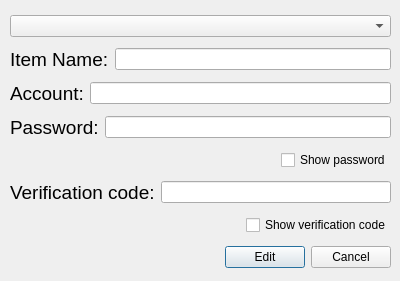
<?xml version="1.0" encoding="UTF-8"?>
<ui version="4.0">
 <class>Dialog_EOP</class>
 <widget class="QDialog" name="Dialog_EOP">
  <property name="geometry">
   <rect>
    <x>0</x>
    <y>0</y>
    <width>400</width>
    <height>281</height>
   </rect>
  </property>
  <property name="windowTitle">
   <string>Dialog</string>
  </property>
  <widget class="QWidget" name="layoutWidget">
   <property name="geometry">
    <rect>
     <x>10</x>
     <y>10</y>
     <width>381</width>
     <height>266</height>
    </rect>
   </property>
   <layout class="QVBoxLayout" name="verticalLayout">
    <item>
     <widget class="Click_ComboBox" name="comboBox"/>
    </item>
    <item>
     <layout class="QHBoxLayout" name="horizontalLayout_8">
      <item>
       <widget class="QLabel" name="label_5">
        <property name="text">
         <string>&lt;html&gt;&lt;head/&gt;&lt;body&gt;&lt;p&gt;&lt;span style=&quot; font-size:14pt;&quot;&gt;Item Name:&lt;/span&gt;&lt;/p&gt;&lt;/body&gt;&lt;/html&gt;</string>
        </property>
       </widget>
      </item>
      <item>
       <widget class="QLineEdit" name="lineEdit_5"/>
      </item>
     </layout>
    </item>
    <item>
     <layout class="QHBoxLayout" name="horizontalLayout_4">
      <item>
       <widget class="QLabel" name="label_3">
        <property name="text">
         <string>&lt;html&gt;&lt;head/&gt;&lt;body&gt;&lt;p&gt;&lt;span style=&quot; font-size:14pt;&quot;&gt;Account:&lt;/span&gt;&lt;/p&gt;&lt;/body&gt;&lt;/html&gt;</string>
        </property>
       </widget>
      </item>
      <item>
       <widget class="QLineEdit" name="lineEdit_3"/>
      </item>
     </layout>
    </item>
    <item>
     <layout class="QHBoxLayout" name="horizontalLayout_3">
      <item>
       <widget class="QLabel" name="label_2">
        <property name="text">
         <string>&lt;html&gt;&lt;head/&gt;&lt;body&gt;&lt;p&gt;&lt;span style=&quot; font-size:14pt;&quot;&gt;Password:&lt;/span&gt;&lt;/p&gt;&lt;/body&gt;&lt;/html&gt;</string>
        </property>
       </widget>
      </item>
      <item>
       <widget class="QLineEdit" name="lineEdit_2">
        <property name="echoMode">
         <enum>QLineEdit::Password</enum>
        </property>
       </widget>
      </item>
     </layout>
    </item>
    <item>
     <layout class="QHBoxLayout" name="horizontalLayout_6">
      <item>
       <spacer name="horizontalSpacer_3">
        <property name="orientation">
         <enum>Qt::Horizontal</enum>
        </property>
        <property name="sizeHint" stdset="0">
         <size>
          <width>40</width>
          <height>20</height>
         </size>
        </property>
       </spacer>
      </item>
      <item>
       <widget class="QCheckBox" name="checkBox">
        <property name="text">
         <string>Show password</string>
        </property>
       </widget>
      </item>
     </layout>
    </item>
    <item>
     <layout class="QHBoxLayout" name="horizontalLayout_5">
      <item>
       <widget class="QLabel" name="label_4">
        <property name="text">
         <string>&lt;html&gt;&lt;head/&gt;&lt;body&gt;&lt;p&gt;&lt;span style=&quot; font-size:14pt;&quot;&gt;Verification code:&lt;/span&gt;&lt;/p&gt;&lt;/body&gt;&lt;/html&gt;</string>
        </property>
       </widget>
      </item>
      <item>
       <widget class="QLineEdit" name="lineEdit_4">
        <property name="echoMode">
         <enum>QLineEdit::Password</enum>
        </property>
       </widget>
      </item>
     </layout>
    </item>
    <item>
     <layout class="QHBoxLayout" name="horizontalLayout_7">
      <item>
       <spacer name="horizontalSpacer_4">
        <property name="orientation">
         <enum>Qt::Horizontal</enum>
        </property>
        <property name="sizeHint" stdset="0">
         <size>
          <width>40</width>
          <height>20</height>
         </size>
        </property>
       </spacer>
      </item>
      <item>
       <widget class="QCheckBox" name="checkBox_2">
        <property name="text">
         <string>Show verification code</string>
        </property>
       </widget>
      </item>
     </layout>
    </item>
    <item>
     <layout class="QHBoxLayout" name="horizontalLayout">
      <item>
       <spacer name="horizontalSpacer">
        <property name="orientation">
         <enum>Qt::Horizontal</enum>
        </property>
        <property name="sizeHint" stdset="0">
         <size>
          <width>40</width>
          <height>20</height>
         </size>
        </property>
       </spacer>
      </item>
      <item>
       <widget class="QPushButton" name="pushButton">
        <property name="text">
         <string>Edit</string>
        </property>
       </widget>
      </item>
      <item>
       <widget class="QPushButton" name="pushButton_2">
        <property name="text">
         <string>Cancel</string>
        </property>
       </widget>
      </item>
     </layout>
    </item>
   </layout>
  </widget>
 </widget>
 <customwidgets>
  <customwidget>
   <class>Click_ComboBox</class>
   <extends>QComboBox</extends>
   <header location="global">click_combobox.h</header>
  </customwidget>
 </customwidgets>
 <resources/>
 <connections>
  <connection>
   <sender>pushButton</sender>
   <signal>clicked()</signal>
   <receiver>Dialog_EOP</receiver>
   <slot>close()</slot>
   <hints>
    <hint type="sourcelabel">
     <x>246</x>
     <y>227</y>
    </hint>
    <hint type="destinationlabel">
     <x>43</x>
     <y>193</y>
    </hint>
   </hints>
  </connection>
  <connection>
   <sender>pushButton_2</sender>
   <signal>clicked()</signal>
   <receiver>Dialog_EOP</receiver>
   <slot>close()</slot>
   <hints>
    <hint type="sourcelabel">
     <x>353</x>
     <y>229</y>
    </hint>
    <hint type="destinationlabel">
     <x>141</x>
     <y>219</y>
    </hint>
   </hints>
  </connection>
 </connections>
</ui>
